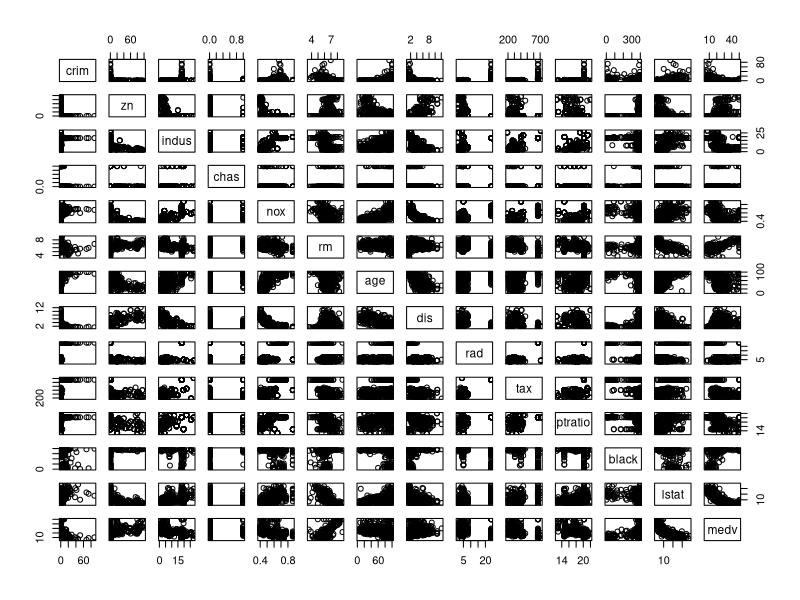
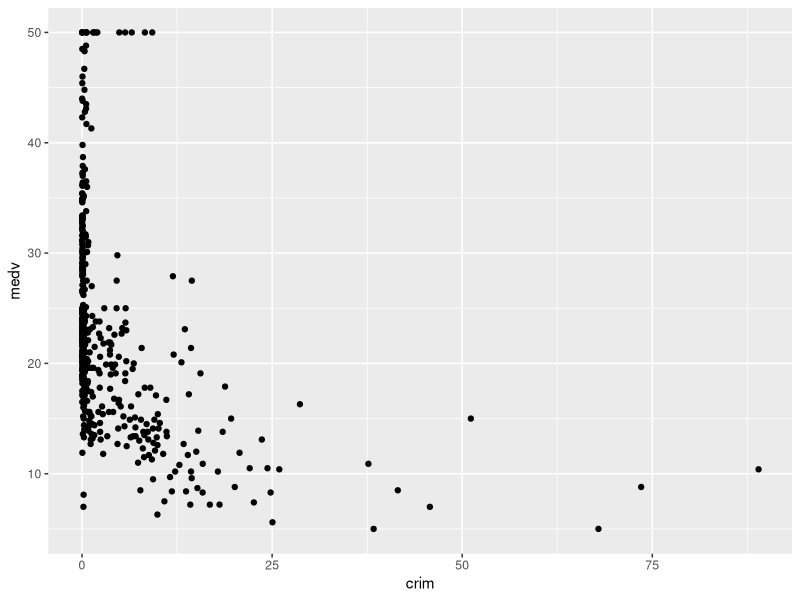
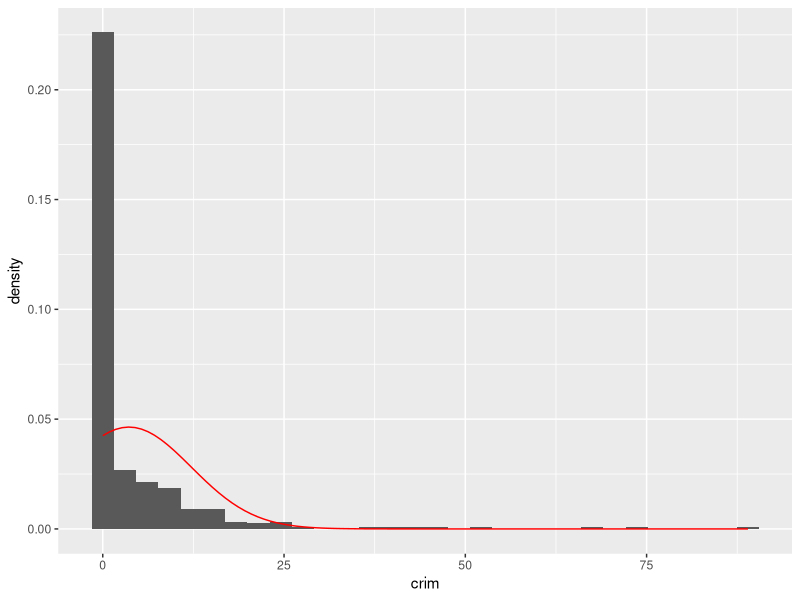
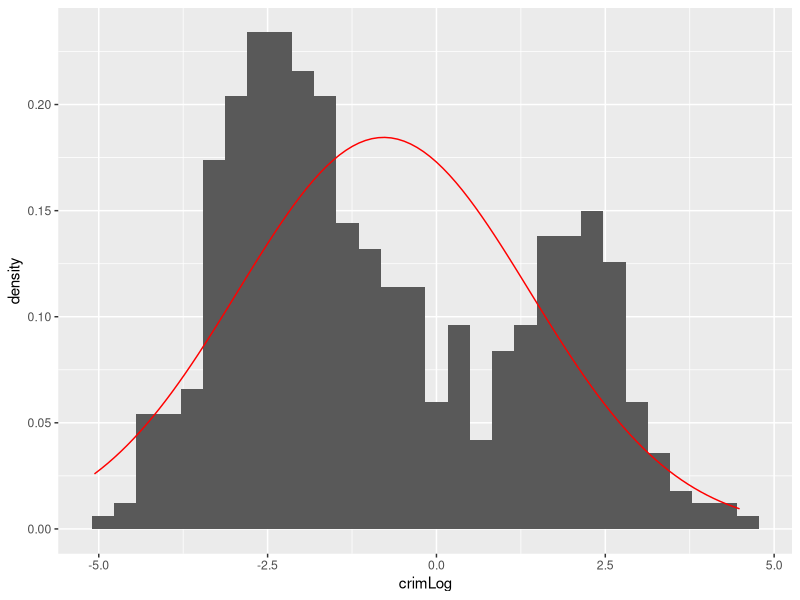

These figures' R source, in order:
library(MASS)
head(Boston)
pairs(Boston)

library(ggplot2)
ggplot(Boston, aes(crim, medv)) +
  geom_point()

#(c) correlation test
cor.test(Boston$crim, Boston$ptratio)
0.2899456^2 # --> multiple R-squared 0.08407.
fit <- lm(crim ~ ptratio, data = Boston)
summary(fit)
#(d)
ggplot(Boston , aes(crim)) +
  geom_histogram(aes(y=..density..)) +
  geom_function(fun = dnorm, args = list(mean = mean(Boston$crim), 
                                         sd = sd(Boston$crim)), color="red")
Boston$crimLog <- log(Boston$crim)
ggplot(Boston , aes(crimLog)) +
  geom_histogram(aes(y=..density..)) +
  geom_function(fun = dnorm, args = list(mean = mean(Boston$crimLog), 
                                         sd = sd(Boston$crimLog)), color="red")

#(e)
#glm
summary(glm(chas ~., Boston, family = binomial))
Boston$crimLog <- NULL

